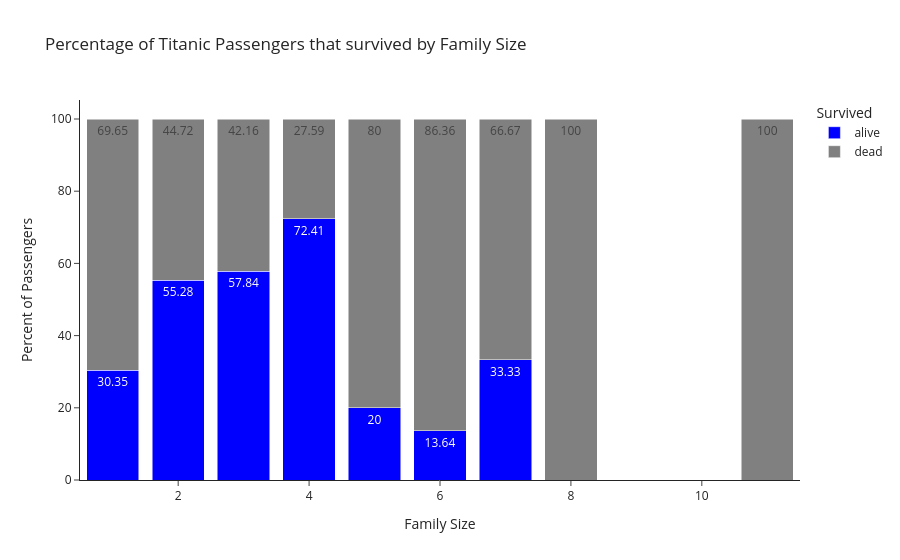

The notebook cell this image was saved under:
### Code cell
from apputil import *

df = family_size()

# Reduce Dataframe to needed columns
df = df[['family_size','Survived']] \
    .groupby('family_size') \
    .agg(
        survivors=('Survived','sum'), 
        passengers=('Survived','size')
    ) \
    .reset_index()

df['nonsurvivors'] = df['passengers'] - df['survivors']
df['survival_percentage'] = round(df['survivors'] / df['passengers'] * 100,2)

df = family_size()
df = df[['family_size','Survived']].groupby(['family_size', 'Survived']).value_counts().reset_index()
df['percentage'] = round(df['count'] / df.groupby('family_size')['count'].transform('sum') * 100,2)
df['Survived'] = df['Survived'].map({
    0: 'dead',
    1: 'alive'
})

fig = px.bar(
    df,
    x = 'family_size',
    y = 'percentage',
    color = 'Survived',
    barmode = 'stack',
    text='percentage',
    template='simple_white',
    title='Percentage of Titanic Passengers that survived by Family Size',
    color_discrete_map={
        'dead': 'gray',
        'alive': 'blue'
    },
    category_orders={
        'Survived':['alive','dead']
    },
    hover_data = {
        'family_size': True,
        'count': True,
        'percentage': True,
        'Survived': True
    },
    labels={
        'family_size' : 'Family Size',
        'percentage' : 'Percent of Passengers'
    }
)

fig

### Figure 1 — Plotly figure (JSON) as saved in the notebook; plotly's stock layout.template omitted (floating-point values rounded to 4 significant figures)
{"data": [{"customdata": [[163, "alive"], [89, "alive"], [59, "alive"], [21, "alive"], [3, "alive"], [3, "alive"], [4, "alive"]], "hovertemplate": "Survived=%{customdata[1]}<br>Family Size=%{x}<br>Percent of Passengers=%{text}<br>count=%{customdata[0]}<extra></extra>", "legendgroup": "alive", "marker": {"color": "blue", "pattern": {"shape": ""}}, "name": "alive", "orientation": "v", "showlegend": true, "text": [30.35, 55.28, 57.84, 72.41, 20.0, 13.64, 33.33], "textposition": "auto", "type": "bar", "x": [1, 2, 3, 4, 5, 6, 7], "xaxis": "x", "y": [30.35, 55.28, 57.84, 72.41, 20.0, 13.64, 33.33], "yaxis": "y"}, {"customdata": [[374, "dead"], [72, "dead"], [43, "dead"], [8, "dead"], [12, "dead"], [19, "dead"], [8, "dead"], [6, "dead"], [7, "dead"]], "hovertemplate": "Survived=%{customdata[1]}<br>Family Size=%{x}<br>Percent of Passengers=%{text}<br>count=%{customdata[0]}<extra></extra>", "legendgroup": "dead", "marker": {"color": "gray", "pattern": {"shape": ""}}, "name": "dead", "orientation": "v", "showlegend": true, "text": [69.65, 44.72, 42.16, 27.59, 80.0, 86.36, 66.67, 100.0, 100.0], "textposition": "auto", "type": "bar", "x": [1, 2, 3, 4, 5, 6, 7, 8, 11], "xaxis": "x", "y": [69.65, 44.72, 42.16, 27.59, 80.0, 86.36, 66.67, 100.0, 100.0], "yaxis": "y"}], "layout": {"barmode": "stack", "legend": {"title": {"text": "Survived"}, "tracegroupgap": 0}, "title": {"text": "Percentage of Titanic Passengers that survived by Family Size"}, "xaxis": {"anchor": "y", "domain": [0, 1], "title": {"text": "Family Size"}}, "yaxis": {"anchor": "x", "domain": [0, 1], "title": {"text": "Percent of Passengers"}}}}
